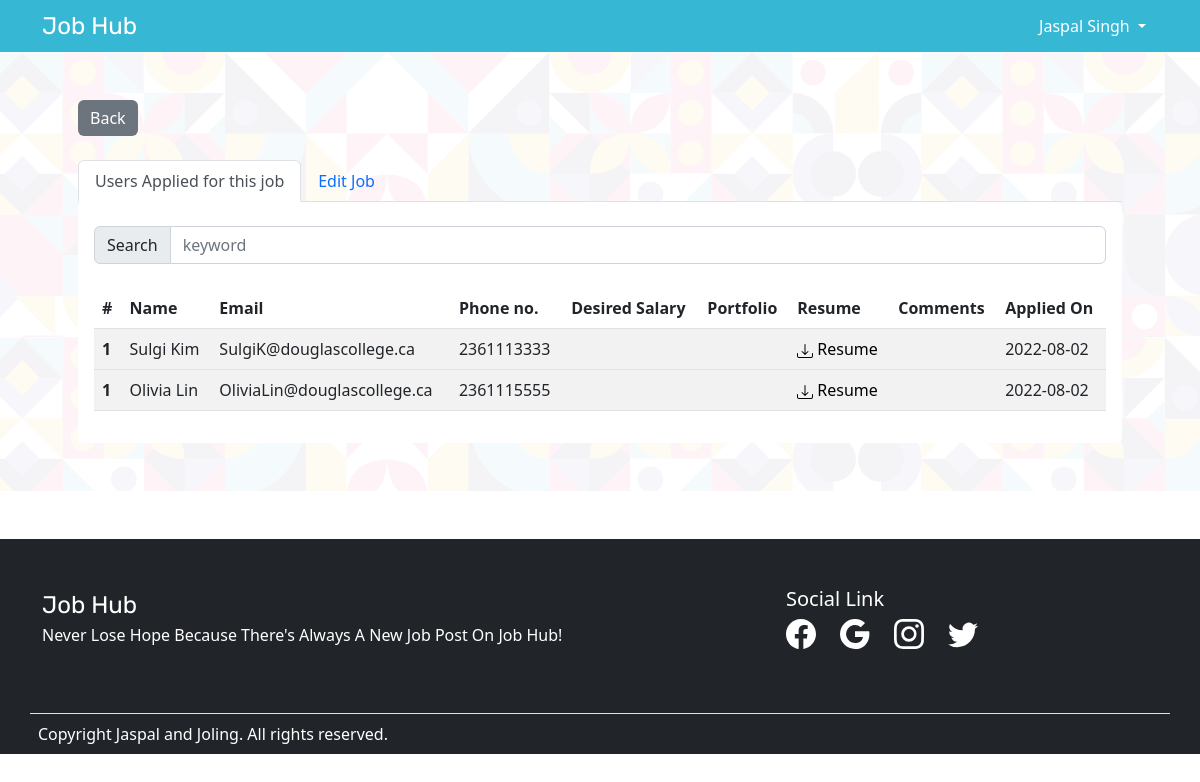
/controllers/Applied_Jobs.controller.php?action=jobs&id=2 (signed in), run on the app's committed database.
### tables this page shows
CREATE TABLE Job_Applied (
 AppliedID int(11) NOT NULL AUTO_INCREMENT,
 UserID int(11) NOT NULL,
 JobID int(11) NOT NULL,
 DesiredPay varchar(20) DEFAULT NULL,
 AdditionalUrls varchar(50) DEFAULT NULL,
 Comments varchar(500) DEFAULT NULL,
 Resume longblob DEFAULT NULL,
 AppliedOn date DEFAULT NULL,
 PRIMARY KEY (AppliedID, UserID, JobID),
 KEY job_applied_ibfk_1 (UserID),
 KEY job_applied_ibfk_2 (JobID),
 CONSTRAINT job_applied_ibfk_1 FOREIGN KEY (UserID) REFERENCES users (UserID) ON DELETE CASCADE ON UPDATE CASCADE,
 CONSTRAINT job_applied_ibfk_2 FOREIGN KEY (JobID) REFERENCES jobs (JobID) ON DELETE CASCADE ON UPDATE CASCADE
);

CREATE TABLE Users (
  UserID INT NOT NULL AUTO_INCREMENT,
  Fname VARCHAR(50) NOT NULL,
  Lname VARCHAR(50) DEFAULT NULL,
  Email VARCHAR(50) NOT NULL UNIQUE,
  Phone VARCHAR(20) NOT NULL,
  Password VARCHAR(500) NOT NULL,
  Role CHAR(6) NOT NULL,
  Agreement TINYINT(1) NOT NULL,
  PRIMARY KEY ( UserID )
);

### inc/Utilities/PDOService.php (called while the page is built, shortened)
<?php
    class PDOService {
        private  $_host = DB_HOST;
        private  $_user = DB_USER;
        private  $_pass = DB_PASS;
        private  $_dbname = DB_NAME;
        private  $_dbport = DB_PORT;
        private  $_dbh;
        private $_className;
        private  $_pstmt;
        public function __construct(string $className) {
            $this->_className = $className;
            $dsn = 'mysql:host=' . $this->_host . ';dbname=' . $this->_dbname.';port='.$this->_dbport;
            $options = array (
                PDO::ATTR_PERSISTENT => true,
                PDO::ATTR_ERRMODE => PDO::ERRMODE_EXCEPTION );
            try {
                $this->_dbh = new PDO($dsn, $this->_user, $this->_pass, $options);
            } catch (PDOException $pe)   {
                $this->_error = $pe->getMessage();
            }
        }
        public function query(string $query)    {
            $this->_pstmt = $this->_dbh->prepare($query);
        }
        public function bind($param, $value, $type=null)    {
            if (is_null($type)) {
                switch (true) {
                    case is_int($value):
                    $type = PDO::PARAM_INT;
                    break;
                    default:
                    $type = PDO::PARAM_STR;
                    break;
                    }
                }
            $this->_pstmt->bindValue($param, $value, $type);
        }
        public function execute()   {
            return $this->_pstmt->execute();
        }
        public function resultSet() {
            return $this->_pstmt->fetchAll(PDO::FETCH_CLASS, $this->_className);
        }
        public function singleResult()  {
            $this->_pstmt->setFetchMode(PDO::FETCH_CLASS, $this->_className);
            return $this->_pstmt->fetch(PDO::FETCH_CLASS);
        }
    }
?>

### inc/Utilities/UsersDAO.class.php (called while the page is built, shortened)
<?php
    class UsersDAO{
        private static $db;
        static function initialize(string $className)    {
            self::$db = new PDOService($className);
        }
        static function getUsersAppliedJob($jobId):array{
            $sql = "SELECT users.*, job_applied.DesiredPay, job_applied.AdditionalUrls,
                           job_applied.AppliedID, job_applied.Comments, job_applied.AppliedOn
                    FROM users, job_applied
                    WHERE users.userId = job_applied.userId AND job_applied.jobId = :jobId ";
            try
            {
                    self::$db->query($sql);
                    self::$db->bind(':jobId',(int)$jobId);
                    self::$db->execute();
                    return self::$db->resultSet();
            }
            catch(Exception $exc){
                    echo $exc->getMessage();
                    error_log($exc->getMessage());
                    return false;
            }
        }
    }
?>

### models/Users.class.php (called while the page is built, shortened)
<?php
    class Users{
        private $Fname;
        private $Lname;
        private $Email;
        private $Phone;
        function getFname() : string{
            return $this->Fname;
        }
        function getLname() : string{
            return $this->Lname;
        }
        function getEmail() : string{
            return $this->Email;
        }
        function getPhone() : int{
            return $this->Phone;
        }
    }
?>

### views/Applied_Jobs.page.php (the view, shortened to what this page needs)
<?php
class PageJobApplied
{
    static $errors = [];
    static function userAppliedJobs($users)
    {
?>
        <main class="innerMain">
            <div class="container p-5">
            <a href="../controllers/Admin.controller.php" class="btn btn-secondary mt-0 mb-4">Back</a>
                <nav>
                    <div class="nav nav-tabs" id="nav-tab" role="tablist">
                        <button class="nav-link <?=!empty(self::$errors)?'':'active'?> " id="nav-applied-tab" data-bs-toggle="tab" data-bs-target="#nav-applied" type="button" role="tab" aria-controls="nav-applied" aria-selected="true">Users Applied for this job</button>
                        <button class="nav-link <?=!empty(self::$errors)?'active':''?>" id="nav-edit-tab" data-bs-toggle="tab" data-bs-target="#nav-edit" type="button" role="tab" aria-controls="nav-edit" aria-selected="true">Edit Job</button>
                    </div>
                </nav>
                <div class="tab-content" id="nav-tabContent">
                    <div class="tab-pane fade <?=!empty(self::$errors)?'':'show active'?>" id="nav-applied" role="tabpanel" aria-labelledby="nav-applied-tab" tabindex="0">
                        <div class="card inneradminDetails w-100 m-auto">
                            <div class="card-body">
                                <div class="input-group mb-3 mt-2">
                                    <span class="input-group-text" id="basic-addon1">Search</span>
                                    <input type="search" id="searchInput" class="form-control" placeholder="keyword" aria-label="Username" aria-describedby="basic-addon1">
                                </div>
                                <?php
                                 if(!empty($users))
                                 {
                                ?>
                                <table class="table table-striped mt-4">
                                    <thead>
                                        <tr>
                                            <th scope="col">#</th>
                                            <th scope="col">Name</th>
                                            <th scope="col">Email</th>
                                            <th scope="col">Phone no.</th>
                                            <th scope="col">Desired Salary</th>
                                            <th scope="col">Portfolio</th>
                                            <th scope="col">Resume</th>
                                            <th scope="col">Comments</th>
                                            <th scope="col">Applied On</th>
                                        </tr>
                                    </thead>
                                    <tbody id="tblUsr">
                                    <?php
                                            $i=1;
                                            foreach($users as $user)  {
                                                echo "<tr>";
                                                echo "<th scope='row'>".$i."</th>";
                                                echo "<td>".$user->getFname()." ".$user->getLname()."</td>";
                                                echo "<td>".$user->getEmail()."</td>";
                                                echo "<td>".$user->getPhone()."</td>";
                                                echo "<td>".$user->DesiredPay."</td>";
                                                echo "<td>".$user->AdditionalUrls."</td>";
                                                echo "<td><a href=\"".$_SERVER['PHP_SELF']."?action=download&id=".$user->AppliedID."\">
                                                <svg xmlns='http://www.w3.org/2000/svg' width='16' height='16' fill='currentColor' class='bi bi-download' viewBox='0 0 16 16'>
  <path d='M.5 9.9a.5.5 0 0 1 .5.5v2.5a1 1 0 0 0 1 1h12a1 1 0 0 0 1-1v-2.5a.5.5 0 0 1 1 0v2.5a2 2 0 0 1-2 2H2a2 2 0 0 1-2-2v-2.5a.5.5 0 0 1 .5-.5z'/>
  <path d='M7.646 11.854a.5.5 0 0 0 .708 0l3-3a.5.5 0 0 0-.708-.708L8.5 10.293V1.5a.5.5 0 0 0-1 0v8.793L5.354 8.146a.5.5 0 1 0-.708.708l3 3z'/>
</svg>
                                                Resume
                                                </td>";
                                                echo "<td>".$user->Comments."</td>";
                                                echo "<td>".$user->AppliedOn."</td>";
                                                echo "</tr></tbody>";
                                            }
                                    ?>
                                </table>
                                <?php
                                 }
                                ?>
                            </div>
                        </div>
                    </div>
                    <?php
                }
                static function editJobs(Jobs $job)
                {
                    ?>
        </main>
<?php
                }
            }

### css/custom.css (style rules this page uses)
* { box-sizing: border-box; }
a { text-decoration: none; color:#000 }
.btn { border:none!important }
.inneradminDetails { border:none;z-index:999 }
.innerMain { background:url("../images/bg-inner.png");background-position: top; }

### data on the page
job_applied: UserID.Fname "Sulgi", UserID.Lname "Kim", UserID.Email "SulgiK@douglascollege.ca", UserID.Phone "2361113333", AppliedOn "2022-08-02"
job_applied: UserID.Fname "Olivia", UserID.Lname "Lin", UserID.Email "OliviaLin@douglascollege.ca", UserID.Phone "2361115555", AppliedOn "2022-08-02"

### other printed values
$_SESSION['username']['Name'] "Jaspal Singh"
